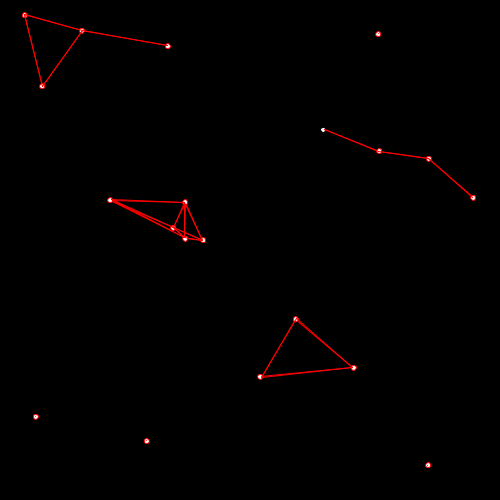
Frame 1 (no input)
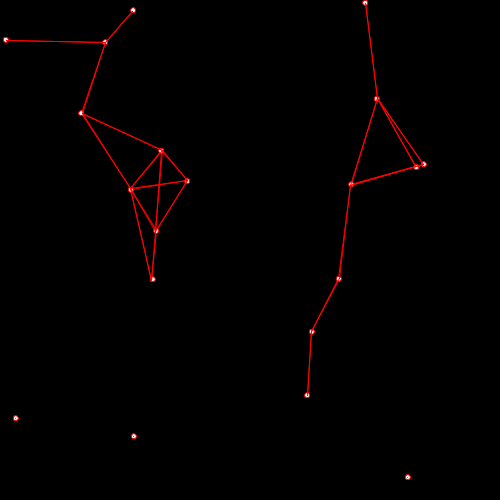
Frame 60 (the mouse pressed at the canvas centre just before this capture)
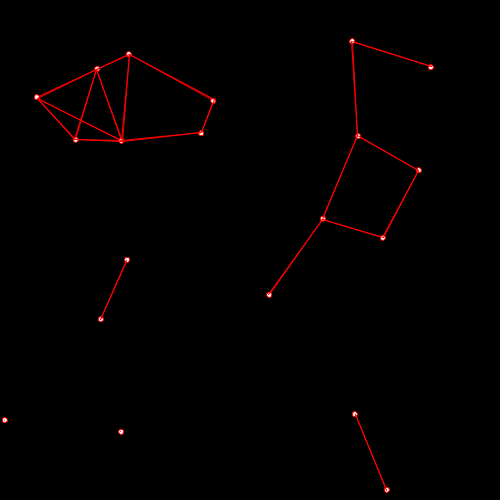
Frame 120 (the mouse held since frame 60 and released just before this capture)

The Processing sketch that drew these frames (run headless with seeded random() and noise(); from frame 60 on, the mouse is pressed at the canvas centre):

// Processing sketch: week03_4_near_line
// ── week03_4_near_line.pde
void setup()
{ 
  size(500,500);
  for(int i=0;i<20;i++)
  {
    x[i]=random(500);
    y[i]=random(500);
    dx[i] = random(-1,1);
    dy[i] = random(-1,1);
  }
}
//float x=250,y=250;
float x[] = new float[20];
float y[] = new float[20];
//float dx=1 ,dy=1;
float dx[] = new float[20];
float dy[] = new float[20];
int colors=255;
void draw()
{
  background(0);
  for(int i=0;i<20;i++)
  {
      ellipse(x[i],y[i],5,5);
      x[i]+=dx[i];
      y[i]+=dy[i];
      for(int k=0;k<20;k++)
      {      
          stroke(255,0,0,colors);
          if(dist(x[i],y[i],x[k],y[k])<100)
          line(x[i],y[i],x[k],y[k]);     
      }
 
     
      
      if(x[i]<0 || x[i]>500)
      dx[i]=-dx[i];
      if(y[i]<0||y[i]>=500)
      dy[i]=-dy[i];
   
  }
}
